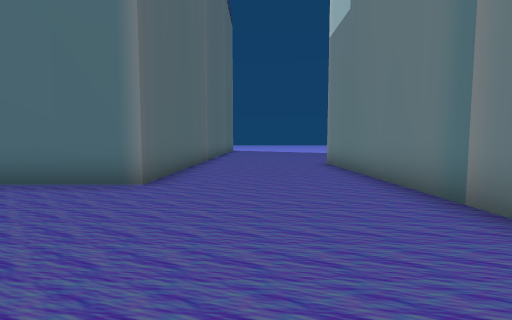
[1] (above)

17 first-person views from a walk through a scene from a Unity 3-D project. The camera is 1.5 m above the floor, tilts 4° down and sees 90° across. The floor is counted in squares, 2 m on a side. Each view is taken from the middle of a square. On the plan, view 1 faces up. The plan holds only what a view shows up to about 9 squares ahead; the rest is blank. The place goes on beyond the plan. The player is left out. Some animated figures are not drawn. Some surface patterns are stand-ins.

[2]
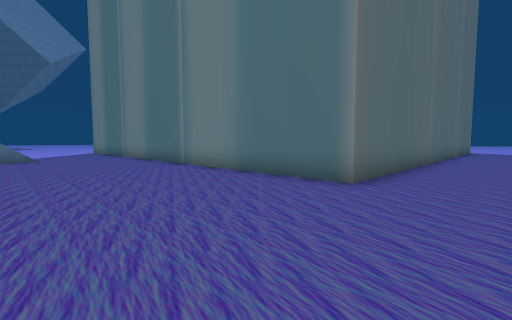

[3]
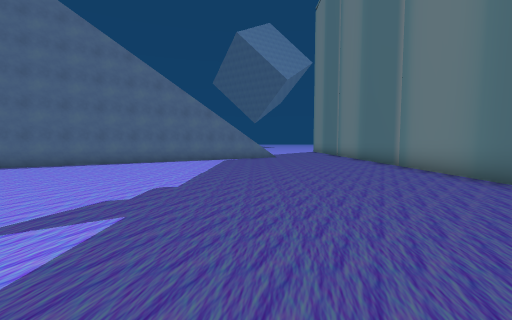

[4]
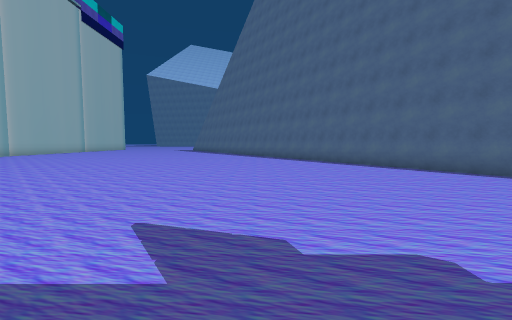

[5]
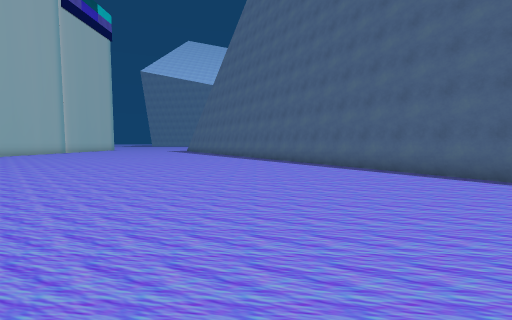

[6]
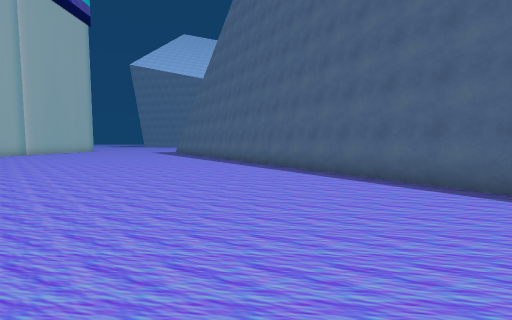

[7]
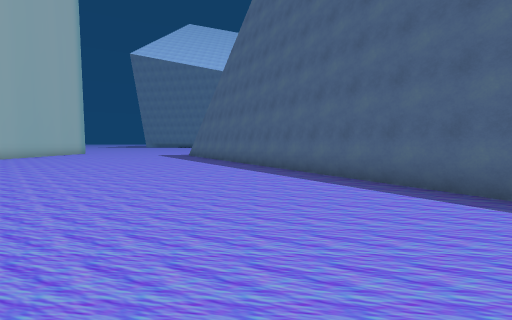

[8]
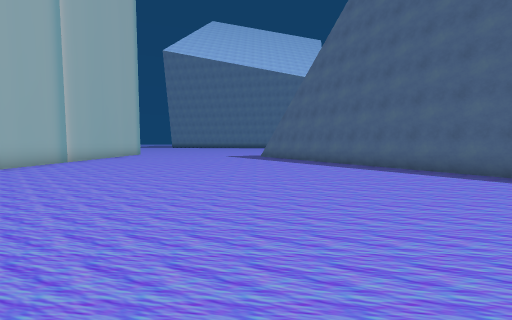

[9]
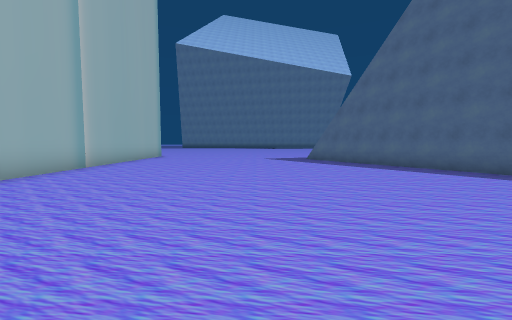

[10]
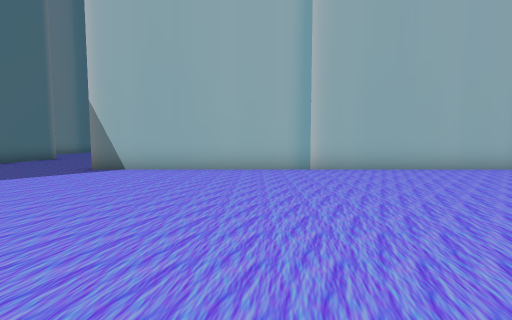

[11]
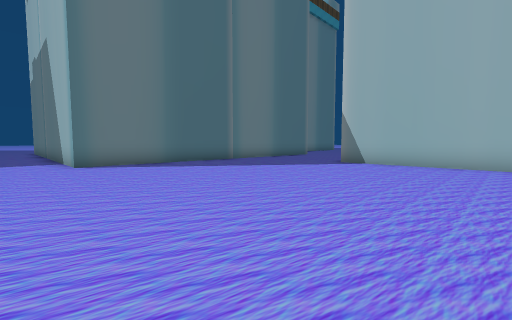

[12]
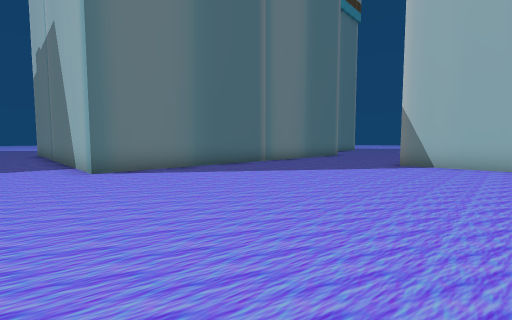

[13]
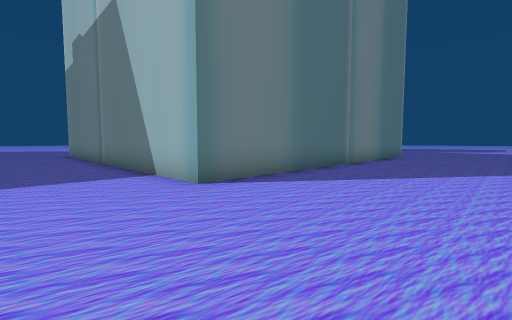

[14]
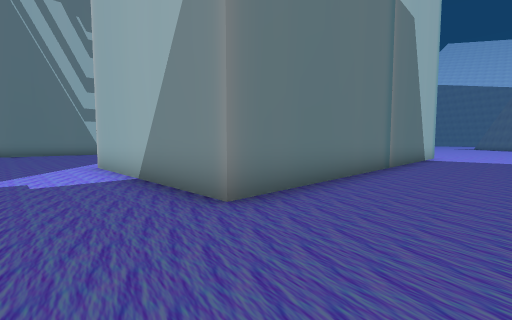

[15]
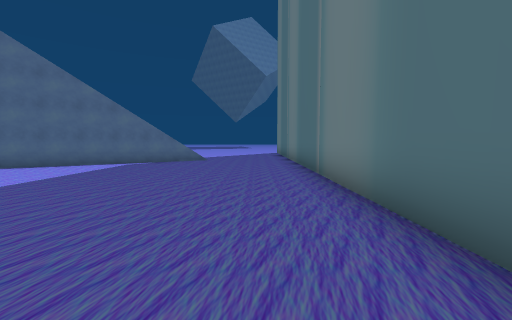

[16]
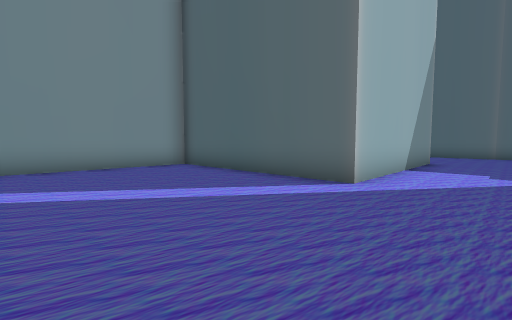

[17]
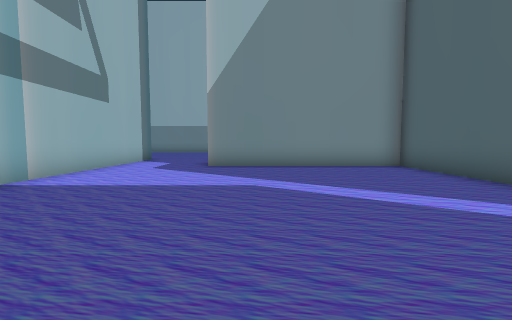

### Floor plan
Points are (right, up) in squares from view 1. A wall is a line through its corners. A room is listed if a view was taken in it or the views show most of it. See-through windows are left out.
Room 1 (views 1, 2, 3, 4, 5, 6, 7, 8, 9, 10, 11, 12, 13, 14, 15)
walls: (8.9, -3) (2.5, -3) (2.5, 9); (-10.6, -2.4) (1.3, -21.1); (10, -21) (10, -7.4); (-2, 10.9) (-2, 4.5) (-10.5, 4.5)
ways out: opening at (2, 10.5) to room 2; opening at (8.2, -5.5)
Room 2 (views 16, 17)
walls: (17.5, 4.4) (17.5, 6.6); (2.5, 9) (8.5, 9) (8.5, 3) (14.5, 3)
ways out: opening at (2, 10.5) to room 1; opening at (16, 3.7)

Where each view was taken, in squares from view 1:
view 1: 0 up, 0 right, facing up
view 2: 0 up, 0 right, facing up-left
view 3: 0 up, 0 right, facing left
view 4: 0 up, 3 left, facing down
view 5: 2 down, 3 left, facing down
view 6: 5 down, 3 left, facing down
view 7: 9 down, 1 left, facing down
view 8: 10 down, 3 right, facing down
view 9: 12 down, 5 right, facing down
view 10: 12 down, 3 right, facing right
view 11: 12 down, 1 right, facing up-right
view 12: 10 down, 1 right, facing up-right
view 13: 7 down, 0 right, facing up-right
view 14: 11 up, 0 right, facing down-right
view 15: 3 up, 2 left, facing left
view 16: 11 up, 13 right, facing down-left
view 17: 11 up, 13 right, facing down
